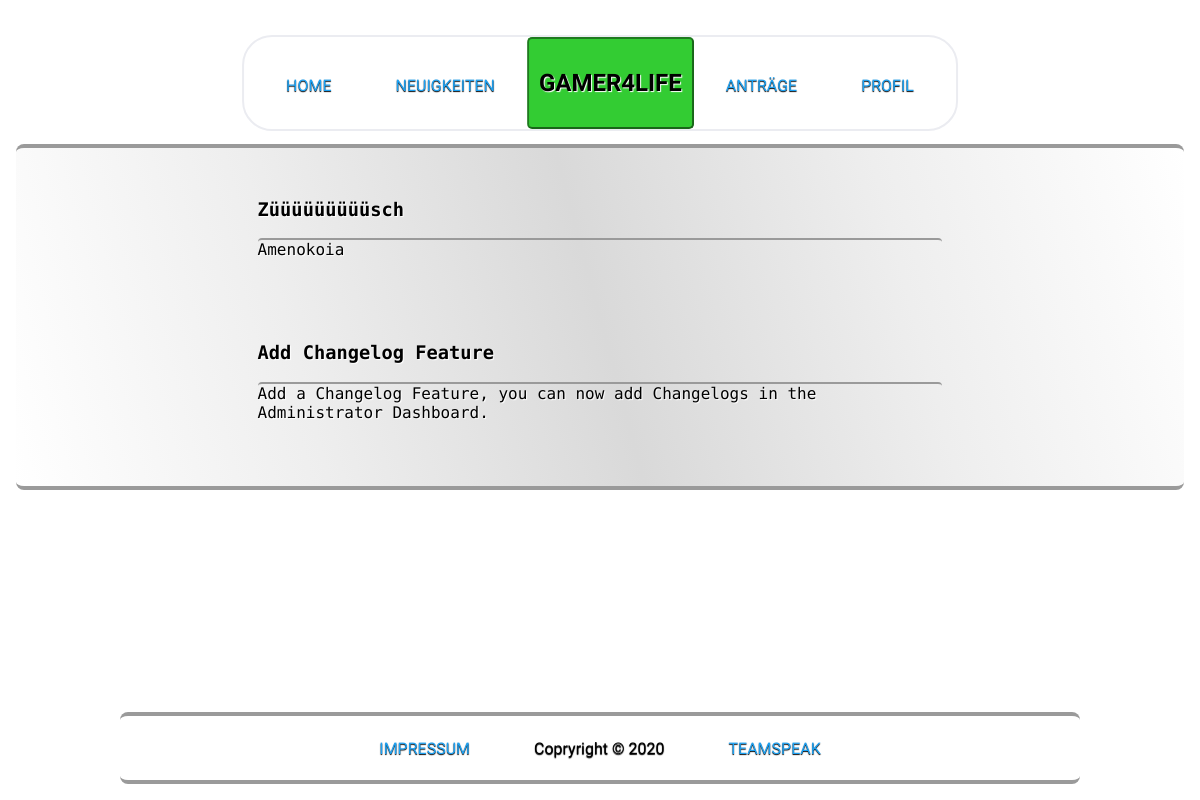
/page/changelog.php (signed in), run on the app's committed database.
### tables this page shows
CREATE TABLE changelog(
		id INTEGER PRIMARY KEY AUTOINCREMENT,
		uid_creator INTEGER NOT NULL,
		header VARCHAR NOT NULL,
		change TEXT NOT NULL,
		created_at TIMESTAMP NOT NULL DEFAULT CURRENT_TIMESTAMP);

### page/changelog.php (the view, shortened to what this page needs)
<?php
$db = new SQLite3("../database/database.db");
include 'main.php';
?>
<!DOCTYPE html>
<html>
<head>
	<link rel="stylesheet" href="css/nav.css">
	<link rel="stylesheet" href="css/style.css">
	<link rel="stylesheet" type="text/css" href="css/footer.css">
</head>
<?php
if(isset($_SESSION["uid"])){
	echo showNavigation($db, $_SESSION['uid']);
}else{
	echo showNavigation($db);
}
?>
<body>
<div class="content">
	<div class="outer-item">
		<?php
			$posts = getChangelogPosts($db);
			$text = "";
			while ($dbsatz = $posts->fetchArray()) {
				$text .= "<div class='inner-item'>
						<div class='post'>
						<h3>".$dbsatz['header']."</h3>
						<div id='post_body'>
						".$dbsatz['change']."
						</div>
						</div>
						</div>";
			}
			echo $text;
		?>
	</div>
</div>
<?php
	echo showFooter();
?>
</body>
</html>

### page/css/style.css (style rules this page uses)
body { margin: 0px; padding: 0px; font-family: 'Roboto Mono', monospace; }
.content { background-image: linear-gradient(75deg, white, #eeeeee, #d9d9d9, #eeeeee, white); margin: 9rem 1rem 4rem 1rem; display: flex; flex-direction: row; justify-content: center; align-items: stretch; border-style: inset none outset none; border-radius: 8px; border-width: 4px; }
.outer-item { margin: 1rem; display: flex; flex-direction: column; max-width: 60%; }
.inner-item { margin-top: 1rem; margin-bottom: 1rem; padding-left: 0.5rem; padding-right: 0.5rem; }
.post { margin-bottom: 2rem; text-shadow: 1px 1px 1px white; }
#post_body { border-style: inset none none none; border-width: 2px; border-radius: 4px; }

### data on the page
changelog: header "Züüüüüüüüüsch", change "Amenokoia"
changelog: header "Add Changelog Feature", change "Add a Changelog Feature, you can now add Changelogs in the Administrator Dashboard."
